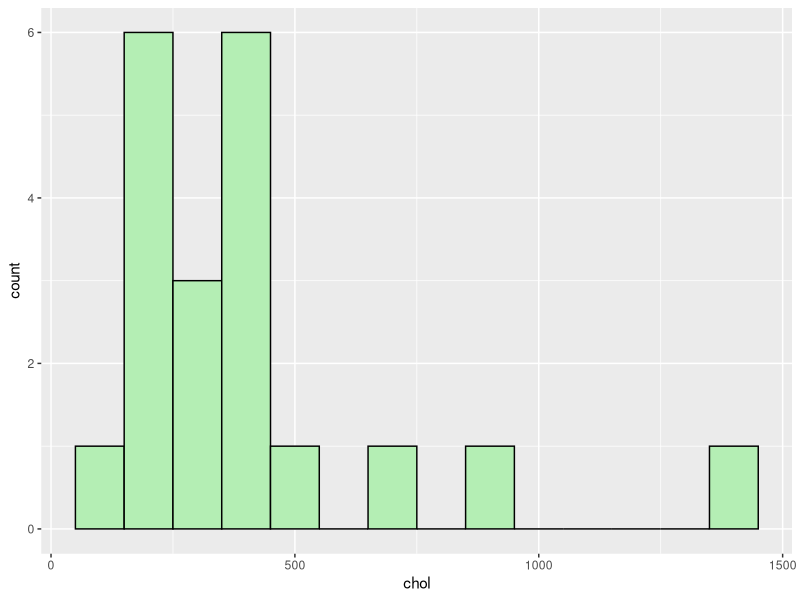
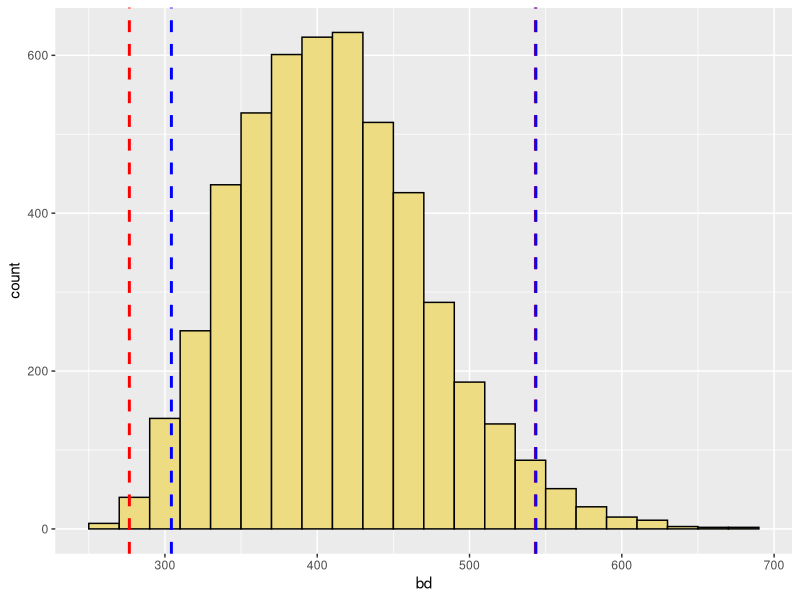

Recreate these plots in R, in order.
## ---- chunk 1
knitr::opts_chunk$set(echo = TRUE)
## ---- chunk 2
require(ggplot2)
## ---- chunk 3
health = data.frame( chol = c(136,180,218,226,232,243,244,281,294,335,
          355,370,377,393,408,444,521,718,867,1357) )

ggplot( health, aes( x = chol) ) + 
  geom_histogram( binwidth = 100,
                  colour = "black",
                  fill = "darkseagreen2")
## ---- chunk 4
ci1 <- t.test( health$chol, conf.level=0.95 )$conf.int

B <- 5000; rs <- replicate( B, sample( health$chol, replace = T ) )
bd <- apply( rs, 2, mean )
ci2 <- quantile( bd, c( .025, .975) )
df <- data.frame(bd)

ggplot( df, aes( x = bd) ) + 
  geom_histogram( binwidth = 20,
                  colour = "black",
                  fill = "lightgoldenrod2") + 
  geom_vline( aes( xintercept = ci1[1]),
              color="red",linetype="dashed",size=1) + 
    geom_vline( aes( xintercept = ci1[2]),
              color="red",linetype="dashed",size=1) + 
    geom_vline( aes( xintercept = ci2[1]),
              color="blue",linetype="dashed",size=1) + 
    geom_vline( aes( xintercept = ci2[2]),
              color="blue",linetype="dashed",size=1)
